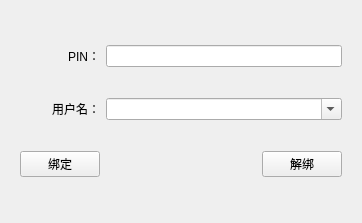
<?xml version="1.0" encoding="UTF-8"?>
<ui version="4.0">
 <class>UkeyDialog</class>
 <widget class="QDialog" name="UkeyDialog">
  <property name="geometry">
   <rect>
    <x>0</x>
    <y>0</y>
    <width>362</width>
    <height>223</height>
   </rect>
  </property>
  <property name="windowTitle">
   <string>UKey信息设置(ESC退出)</string>
  </property>
  <layout class="QGridLayout" name="gridLayout_2">
   <item row="0" column="0" colspan="2">
    <widget class="QStackedWidget" name="stackedWidget">
     <property name="currentIndex">
      <number>1</number>
     </property>
     <widget class="QWidget" name="page">
      <layout class="QGridLayout" name="gridLayout">
       <item row="1" column="0">
        <widget class="QLabel" name="label_2">
         <property name="layoutDirection">
          <enum>Qt::RightToLeft</enum>
         </property>
         <property name="text">
          <string>新PIN：</string>
         </property>
         <property name="alignment">
          <set>Qt::AlignRight|Qt::AlignTrailing|Qt::AlignVCenter</set>
         </property>
        </widget>
       </item>
       <item row="0" column="0">
        <widget class="QLabel" name="label">
         <property name="text">
          <string>当前PIN：</string>
         </property>
         <property name="alignment">
          <set>Qt::AlignRight|Qt::AlignTrailing|Qt::AlignVCenter</set>
         </property>
        </widget>
       </item>
       <item row="3" column="0">
        <widget class="QPushButton" name="pinokButton">
         <property name="text">
          <string>确定</string>
         </property>
        </widget>
       </item>
       <item row="3" column="2">
        <widget class="QPushButton" name="pin_cancelButton">
         <property name="text">
          <string>取消</string>
         </property>
        </widget>
       </item>
       <item row="2" column="0">
        <widget class="QLabel" name="label_3">
         <property name="layoutDirection">
          <enum>Qt::LeftToRight</enum>
         </property>
         <property name="text">
          <string>重复：</string>
         </property>
         <property name="alignment">
          <set>Qt::AlignRight|Qt::AlignTrailing|Qt::AlignVCenter</set>
         </property>
        </widget>
       </item>
       <item row="3" column="1">
        <spacer name="horizontalSpacer">
         <property name="orientation">
          <enum>Qt::Horizontal</enum>
         </property>
         <property name="sizeHint" stdset="0">
          <size>
           <width>40</width>
           <height>20</height>
          </size>
         </property>
        </spacer>
       </item>
       <item row="2" column="1" colspan="2">
        <widget class="QLineEdit" name="re_pinEdit">
         <property name="echoMode">
          <enum>QLineEdit::Password</enum>
         </property>
        </widget>
       </item>
       <item row="1" column="1" colspan="2">
        <widget class="QLineEdit" name="new_pinlineEdit">
         <property name="echoMode">
          <enum>QLineEdit::Password</enum>
         </property>
        </widget>
       </item>
       <item row="0" column="1" colspan="2">
        <widget class="QLineEdit" name="cur_pinEdit">
         <property name="echoMode">
          <enum>QLineEdit::Password</enum>
         </property>
        </widget>
       </item>
      </layout>
     </widget>
     <widget class="QWidget" name="page_2">
      <layout class="QGridLayout" name="gridLayout_3">
       <item row="0" column="0">
        <widget class="QLabel" name="label_4">
         <property name="text">
          <string>PIN：</string>
         </property>
         <property name="alignment">
          <set>Qt::AlignRight|Qt::AlignTrailing|Qt::AlignVCenter</set>
         </property>
        </widget>
       </item>
       <item row="1" column="0">
        <widget class="QLabel" name="label_5">
         <property name="text">
          <string>用户名：</string>
         </property>
         <property name="alignment">
          <set>Qt::AlignRight|Qt::AlignTrailing|Qt::AlignVCenter</set>
         </property>
        </widget>
       </item>
       <item row="2" column="0">
        <widget class="QPushButton" name="bundingButton">
         <property name="text">
          <string>绑定</string>
         </property>
        </widget>
       </item>
       <item row="2" column="2">
        <widget class="QPushButton" name="unbundButton">
         <property name="text">
          <string>解绑</string>
         </property>
        </widget>
       </item>
       <item row="2" column="1">
        <spacer name="horizontalSpacer_2">
         <property name="orientation">
          <enum>Qt::Horizontal</enum>
         </property>
         <property name="sizeHint" stdset="0">
          <size>
           <width>40</width>
           <height>20</height>
          </size>
         </property>
        </spacer>
       </item>
       <item row="1" column="1" colspan="2">
        <widget class="QComboBox" name="usercomboBox">
         <property name="contextMenuPolicy">
          <enum>Qt::DefaultContextMenu</enum>
         </property>
         <property name="editable">
          <bool>true</bool>
         </property>
        </widget>
       </item>
       <item row="0" column="1" colspan="2">
        <widget class="QLineEdit" name="pinEdit">
         <property name="text">
          <string/>
         </property>
         <property name="echoMode">
          <enum>QLineEdit::Password</enum>
         </property>
        </widget>
       </item>
      </layout>
     </widget>
    </widget>
   </item>
  </layout>
 </widget>
 <resources/>
 <connections>
  <connection>
   <sender>pin_cancelButton</sender>
   <signal>clicked()</signal>
   <receiver>UkeyDialog</receiver>
   <slot>reject()</slot>
   <hints>
    <hint type="sourcelabel">
     <x>301</x>
     <y>178</y>
    </hint>
    <hint type="destinationlabel">
     <x>180</x>
     <y>111</y>
    </hint>
   </hints>
  </connection>
 </connections>
</ui>
